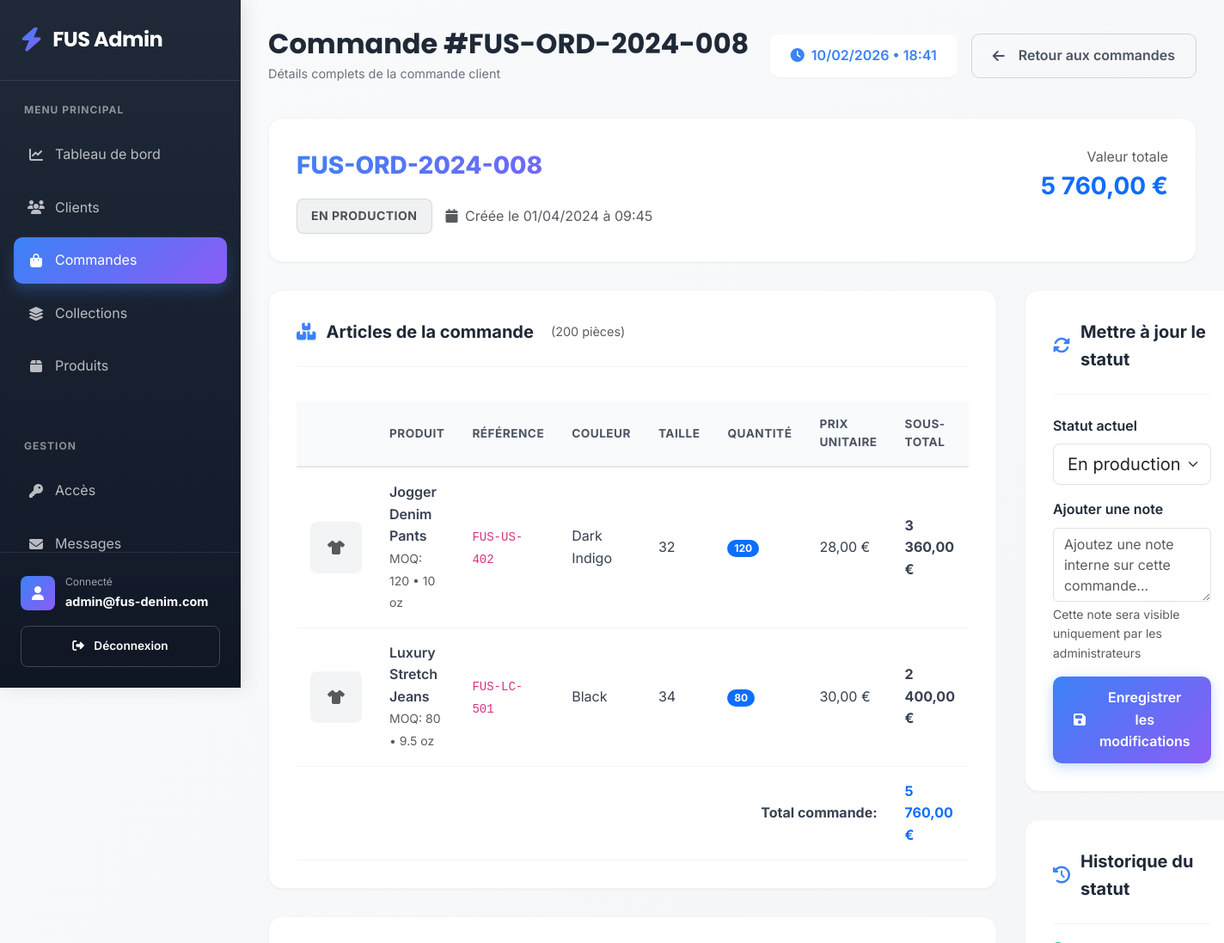
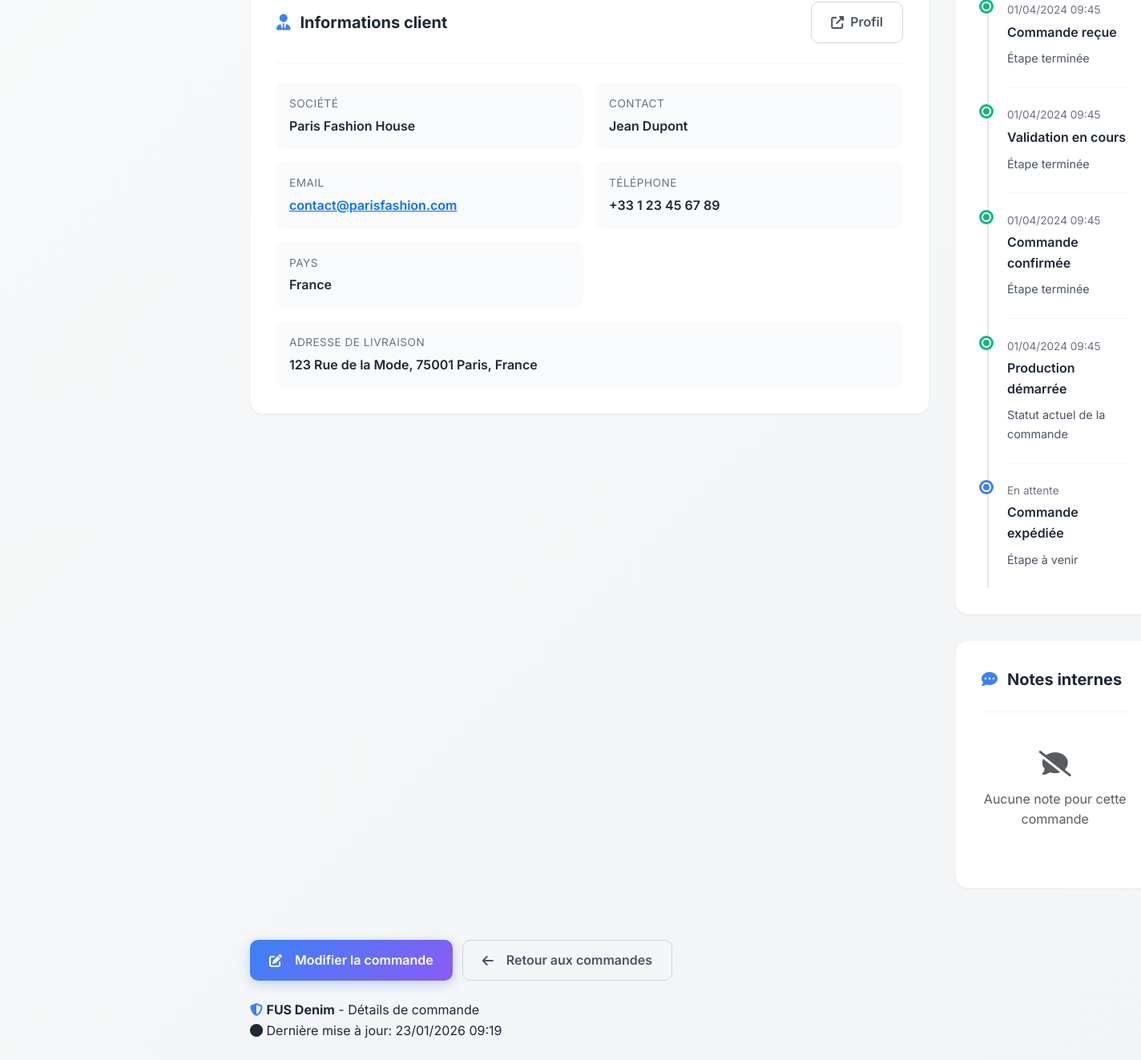
Page /order_view.php?id=8 (signed in) on the committed database (2 pictures, top to bottom).
### tables this page shows
CREATE TABLE IF NOT EXISTS orders (
    id INT PRIMARY KEY AUTO_INCREMENT,
    client_id INT,
    reference VARCHAR(100) UNIQUE,
    status ENUM('received', 'validating', 'confirmed', 'production', 'shipped') DEFAULT 'received',
    total_items INT,
    total_value DECIMAL(10,2) DEFAULT 0.00,
    notes TEXT,
    shipping_address TEXT,
    estimated_delivery DATE,
    actual_delivery DATE,
    created_at TIMESTAMP DEFAULT CURRENT_TIMESTAMP,
    updated_at TIMESTAMP DEFAULT CURRENT_TIMESTAMP ON UPDATE CURRENT_TIMESTAMP,
    FOREIGN KEY (client_id) REFERENCES users(id) ON DELETE CASCADE,
    INDEX idx_client (client_id),
    INDEX idx_status (status),
    INDEX idx_reference_order (reference),
    INDEX idx_created (created_at)
);

CREATE TABLE IF NOT EXISTS order_items (
    id INT PRIMARY KEY AUTO_INCREMENT,
    order_id INT,
    product_id INT,
    color VARCHAR(100),
    size VARCHAR(20),
    wash_type VARCHAR(100),
    quantity INT,
    unit_price DECIMAL(10,2) DEFAULT 0.00,
    subtotal DECIMAL(10,2) DEFAULT 0.00,
    notes TEXT,
    FOREIGN KEY (order_id) REFERENCES orders(id) ON DELETE CASCADE,
    FOREIGN KEY (product_id) REFERENCES products(id) ON DELETE SET NULL,
    INDEX idx_order (order_id),
    INDEX idx_product_item (product_id)
);

CREATE TABLE IF NOT EXISTS products (
    id INT PRIMARY KEY AUTO_INCREMENT,
    collection_id INT,
    reference VARCHAR(100) UNIQUE,
    name VARCHAR(255),
    description TEXT,
    fabric_composition TEXT,
    weight_oz VARCHAR(50),
    available_colors TEXT,
    available_sizes TEXT,
    wash_types TEXT,
    certifications TEXT,
    moq INT,
    production_time_days INT,
    pdf_spec_url VARCHAR(500),
    is_active BOOLEAN DEFAULT TRUE,
    created_at TIMESTAMP DEFAULT CURRENT_TIMESTAMP,
    FOREIGN KEY (collection_id) REFERENCES collections(id) ON DELETE SET NULL,
    INDEX idx_reference (reference),
    INDEX idx_collection (collection_id),
    INDEX idx_active_product (is_active),
    INDEX idx_moq (moq)
);

CREATE TABLE IF NOT EXISTS users (
    id INT PRIMARY KEY AUTO_INCREMENT,
    email VARCHAR(255) UNIQUE NOT NULL,
    password VARCHAR(255) NOT NULL,
    company_name VARCHAR(255),
    country VARCHAR(100),
    contact_person VARCHAR(255),
    phone VARCHAR(50),
    role ENUM('admin', 'client') DEFAULT 'client',
    is_active BOOLEAN DEFAULT TRUE,
    created_at TIMESTAMP DEFAULT CURRENT_TIMESTAMP,
    INDEX idx_email (email),
    INDEX idx_role (role),
    INDEX idx_active (is_active)
);

### order_view.php (the view, shortened to what the rows shown need)
<?php
$database = new Database();
$conn = $database->getConnection();
$order_id = isset($_GET['id']) ? intval($_GET['id']) : 0;
$query = "
    SELECT o.*, u.company_name, u.contact_person, u.email, u.phone, u.country
    FROM orders o
    JOIN users u ON o.client_id = u.id
    WHERE o.id = ?
";
$stmt = $conn->prepare($query);
$stmt->bind_param("i", $order_id);
$stmt->execute();
$order_result = $stmt->get_result();
$order = $order_result->fetch_assoc();
$query = "
    SELECT oi.*, p.name as product_name, p.reference as product_reference,
           p.weight_oz, p.moq, pi.image_url
    FROM order_items oi
    LEFT JOIN products p ON oi.product_id = p.id
    LEFT JOIN product_images pi ON p.id = pi.product_id AND pi.is_main = 1
    WHERE oi.order_id = ?
    ORDER BY oi.id ASC
";
$stmt = $conn->prepare($query);
$stmt->bind_param("i", $order_id);
$stmt->execute();
$items_result = $stmt->get_result();
$items = [];
while ($row = $items_result->fetch_assoc()) {
    $items[] = $row;
}
?>
<!DOCTYPE html>
<html lang="fr">
<head>
    <link href="https://cdn.jsdelivr.net/npm/bootstrap@5.3.0-alpha1/dist/css/bootstrap.min.css" rel="stylesheet">
    <link rel="stylesheet" href="https://cdnjs.cloudflare.com/ajax/libs/font-awesome/6.4.0/css/all.min.css">
</head>
<body>
    <div class="sidebar">
        <div class="logo">
            <h2>FUS Admin</h2>
        </div>
    </div>
    <div class="main-content">
        <div class="header">
            <div class="header-title">
                <h1>Commande #<?php echo htmlspecialchars($order['reference']); ?></h1>
                <p>Détails complets de la commande client</p>
            </div>
        </div>
        <div class="order-header-card">
            <div class="d-flex justify-content-between align-items-start">
                <div>
                    <div class="order-ref-large"><?php echo htmlspecialchars($order['reference']); ?></div>
                    <div class="d-flex align-items-center gap-3">
                        <span class="status-badge badge-<?php echo $order['status']; ?>">
                            <?php
                            $status_labels = [
                                'received' => 'Reçue',
                                'validating' => 'En validation',
                                'confirmed' => 'Confirmée',
                                'production' => 'En production',
                                'shipped' => 'Expédiée'
                            ];
                            echo $status_labels[$order['status']];
                            ?>
                        </span>
                        <span class="text-muted">
                            <i class="fas fa-calendar me-1"></i>
                            Créée le <?php echo date('d/m/Y à H:i', strtotime($order['created_at'])); ?>
                        </span>
                    </div>
                </div>
            </div>
        </div>
        <div class="order-grid">
            <div>
                <div class="order-card">
                    <?php if (empty($items)): ?>
                    <div class="text-center py-4">
                        <i class="fas fa-shopping-cart fa-2x text-muted mb-3"></i>
                        <p class="text-muted">Aucun article dans cette commande</p>
                    </div>
                    <?php else: ?>
                    <div class="table-responsive">
                        <table class="items-table">
                            <thead>
                                <tr>
                                    <th width="60"></th>
                                    <th>Produit</th>
                                    <th>Référence</th>
                                    <th>Couleur</th>
                                    <th>Taille</th>
                                    <th>Quantité</th>
                                    <th>Prix unitaire</th>
                                    <th>Sous-total</th>
                                </tr>
                            </thead>
                            <tbody>
                                <?php foreach ($items as $item): ?>
                                <tr>
                                    <td>
                                        <?php if (!empty($item['image_url'])): ?>
                                            <img src="<?php echo htmlspecialchars($item['image_url']); ?>"
                                                 alt="<?php echo htmlspecialchars($item['product_name']); ?>"
                                                 class="product-image-small">
                                        <?php else: ?>
                                            <div class="product-image-small d-flex align-items-center justify-content-center">
                                                <i class="fas fa-tshirt text-muted"></i>
                                            </div>
                                        <?php endif; ?>
                                    </td>
                                    <td>
                                        <div class="fw-semibold"><?php echo htmlspecialchars($item['product_name']); ?></div>
                                        <small class="text-muted">MOQ: <?php echo $item['moq']; ?> • <?php echo $item['weight_oz']; ?> oz</small>
                                    </td>
                                    <td>
                                        <code><?php echo htmlspecialchars($item['product_reference']); ?></code>
                                    </td>
                                    <td><?php echo !empty($item['color']) ? htmlspecialchars($item['color']) : '<span class="text-muted">—</span>'; ?></td>
                                    <td><?php echo !empty($item['size']) ? htmlspecialchars($item['size']) : '<span class="text-muted">—</span>'; ?></td>
                                    <td>
                                        <span class="badge bg-primary rounded-pill"><?php echo $item['quantity']; ?></span>
                                    </td>
                                    <td><?php echo number_format($item['unit_price'], 2, ',', ' '); ?> €</td>
                                    <td class="fw-bold"><?php echo number_format($item['subtotal'], 2, ',', ' '); ?> €</td>
                                </tr>
                                <?php endforeach; ?>
                            </tbody>
                        </table>
                    </div>
                    <?php endif; ?>
                </div>
                <div class="order-card">
                    <div class="info-grid">
                        <div class="info-item">
                            <div class="info-label">Société</div>
                            <div class="info-value"><?php echo htmlspecialchars($order['company_name']); ?></div>
                        </div>
                        <div class="info-item">
                            <div class="info-label">Contact</div>
                            <div class="info-value"><?php echo htmlspecialchars($order['contact_person']); ?></div>
                        </div>
                        <div class="info-item">
                            <div class="info-value">
                                <a href="mailto:<?php echo htmlspecialchars($order['email']); ?>">
                                    <?php echo htmlspecialchars($order['email']); ?>
                                </a>
                            </div>
                        </div>
                        <div class="info-item">
                            <div class="info-label">Téléphone</div>
                            <div class="info-value"><?php echo htmlspecialchars($order['phone']); ?></div>
                        </div>
                        <div class="info-item">
                            <div class="info-label">Pays</div>
                            <div class="info-value"><?php echo htmlspecialchars($order['country']); ?></div>
                        </div>
                        <?php if (!empty($order['shipping_address'])): ?>
                        <div class="info-item" style="grid-column: span 2;">
                            <div class="info-label">Adresse de livraison</div>
                            <div class="info-value"><?php echo nl2br(htmlspecialchars($order['shipping_address'])); ?></div>
                        </div>
                        <?php endif; ?>
                    </div>
                </div>
            </div>
            <div>
                <div class="order-card">
                    <form method="POST">
                        <div class="mb-3">
                            <label class="form-label fw-semibold mb-2">Statut actuel</label>
                            <select name="status" class="form-select form-select-lg" required>
                                <option value="production" <?php echo $order['status'] == 'production' ? 'selected' : ''; ?>>En production</option>
                            </select>
                        </div>
                    </form>
                </div>
                <div class="order-card">
                    <div class="timeline">
                        <?php
                        $status_order = ['received', 'validating', 'confirmed', 'production', 'shipped'];
                        $current_status_index = array_search($order['status'], $status_order);
                        foreach ($status_order as $index => $status):
                            $is_completed = $index <= $current_status_index;
                            $status_label = [
                                'received' => 'Commande reçue',
                                'validating' => 'Validation en cours',
                                'confirmed' => 'Commande confirmée',
                                'production' => 'Production démarrée',
                                'shipped' => 'Commande expédiée'
                            ][$status];
                        ?>
                        <div class="timeline-item <?php echo $is_completed ? 'completed' : ''; ?>">
                            <div class="timeline-date">
                                <?php
                                if ($is_completed) {
                                    echo date('d/m/Y H:i', strtotime($order['created_at']));
                                } else {
                                    echo 'En attente';
                                }
                                ?>
                            </div>
                            <div class="timeline-title"><?php echo $status_label; ?></div>
                            <div class="timeline-description">
                                <?php
                                if ($is_completed && $status == $order['status']) {
                                    echo 'Statut actuel de la commande';
                                } elseif ($is_completed) {
                                    echo 'Étape terminée';
                                } else {
                                    echo 'Étape à venir';
                                }
                                ?>
                            </div>
                        </div>
                        <?php endforeach; ?>
                    </div>
                </div>
            </div>
        </div>
        <div class="footer mt-4">
            <div>
                <span class="system-status">
                    <i class="fas fa-circle"></i> Dernière mise à jour: <?php echo date('d/m/Y H:i', strtotime($order['updated_at'])); ?>
                </span>
            </div>
        </div>
    </div>
</body>
</html>

### rows in the picture
orders: reference "FUS-ORD-2024-008", status "EN PRODUCTION", created_at "01/04/2024 à 09:45", client.company_name "Paris Fashion House", client.contact_person "Jean Dupont", client.email "contact@parisfashion.com", client.phone "+33 1 23 45 67 89", client.country "France", shipping_address "123 Rue de la Mode, 75001 Paris, France", status "En production", created_at "01/04/2024 09:45", updated_at "23/01/2026 09:19"
order_items: product.name "Jogger Denim Pants", product.moq "120", product.weight_oz "10", product.reference "FUS-US-402", color "Dark Indigo", size "32", quantity "120", unit_price "28,00", subtotal "3 360,00"
order_items: product.name "Luxury Stretch Jeans", product.moq "80", product.weight_oz "9.5", product.reference "FUS-LC-501", color "Black", size "34", quantity "80", unit_price "30,00", subtotal "2 400,00"

### other values in the picture
substr($_SESSION['user_email'], 0, 20) "admin@fus-denim.com"
$total_value "5 760,00"
$total_items "200"
$status_label "Commande reçue"
$status_label "Validation en cours"
$status_label "Commande confirmée"
$status_label "Production démarrée"
$status_label "Commande expédiée"
